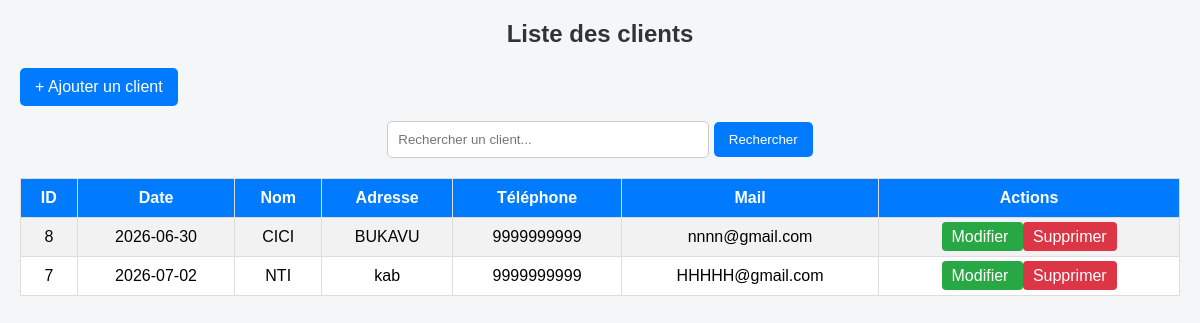
The app's page /client/liste.php with its own data.
### tables this page shows
CREATE TABLE IF NOT EXISTS `client` (
  `id_client` int(11) NOT NULL AUTO_INCREMENT,
  `date` date DEFAULT NULL,
  `nom` varchar(100) DEFAULT NULL,
  `adresse` varchar(150) DEFAULT NULL,
  `telephone` varchar(20) DEFAULT NULL,
  `mail` varchar(40) DEFAULT NULL,
  PRIMARY KEY (`id_client`)
);

### client/liste.php (the view, shortened to what this page needs)
<?php
$serveur = "localhost";
$utilisateur = "root";
$motdepasse = "";
$base = "cici";
$conn = mysqli_connect($serveur, $utilisateur, $motdepasse, $base);
mysqli_set_charset($conn, "utf8");
$recherche = "";
$sql = "SELECT * FROM client
        WHERE nom LIKE '%$recherche%'
        OR adresse LIKE '%$recherche%'
        OR telephone LIKE '%$recherche%'
        OR mail LIKE '%$recherche%'
        ORDER BY id_client DESC";
$resultat = mysqli_query($conn, $sql);
?>
<!DOCTYPE html>
<html lang="fr">
<head>
</head>
<body>
<h2>Liste des clients</h2>
<a href="index.php" class="btn-ajouter">
    + Ajouter un client
</a>
<div class="recherche">
<form method="GET" action="liste.php">
<input
    type="text"
    name="recherche"
    placeholder="Rechercher un client..."
    value="<?php echo htmlspecialchars($recherche); ?>"
>
<button type="submit">Rechercher</button>
</form>
</div>
<table>
<tr>
    <th>ID</th>
    <th>Date</th>
    <th>Nom</th>
    <th>Adresse</th>
    <th>Téléphone</th>
    <th>Mail</th>
    <th>Actions</th>
</tr>
<?php
if (mysqli_num_rows($resultat) > 0) {
    while ($client = mysqli_fetch_assoc($resultat)) {
?>
<tr>
    <td>
        <?php echo $client['id_client']; ?>
    </td>
    <td>
        <?php echo htmlspecialchars($client['date']); ?>
    </td>
    <td>
        <?php echo htmlspecialchars($client['nom']); ?>
    </td>
    <td>
        <?php echo htmlspecialchars($client['adresse']); ?>
    </td>
    <td>
        <?php echo htmlspecialchars($client['telephone']); ?>
    </td>
    <td>
        <?php echo htmlspecialchars($client['mail']); ?>
    </td>
    <td>
        <a
            href="modifier.php?id=<?php echo $client['id_client']; ?>"
            class="btn-modifier"
        >
            Modifier
        </a>
        <a
            href="supprimer.php?id=<?php echo $client['id_client']; ?>"
            class="btn-supprimer"
            onclick="return confirm('Voulez-vous vraiment supprimer ce client ?');"
        >
            Supprimer
        </a>
    </td>
</tr>
<?php
    }
}
?>
</table>
</body>
</html>

### client/liste.php (style rules this page uses)
body { font-family: Arial, sans-serif; background: #f4f6f8; margin: 20px; }
h2 { text-align: center; color: #333; }
.recherche { text-align: center; margin-bottom: 20px; }
.recherche input { padding: 10px; width: 300px; border: 1px solid #ccc; border-radius: 5px; }
.recherche button { padding: 10px 15px; border: none; background: #007bff; color: white; border-radius: 5px; cursor: pointer; }
table { width: 100%; border-collapse: collapse; background: white; }
th, td { border: 1px solid #ddd; padding: 10px; text-align: center; }
th { background: #007bff; color: white; }
tr:nth-child(even) { background: #f2f2f2; }
.btn-modifier { background: #28a745; color: white; padding: 6px 10px; text-decoration: none; border-radius: 4px; }
.btn-supprimer { background: #dc3545; color: white; padding: 6px 10px; text-decoration: none; border-radius: 4px; }
.btn-ajouter { display: inline-block; margin-bottom: 15px; padding: 10px 15px; background: #007bff; color: white; text-decoration: none; border-radius: 5px; }

### records on screen
client: id_client "8", date "2026-06-30", nom "CICI", adresse "BUKAVU", telephone "9999999999", mail "nnnn@gmail.com"
client: id_client "7", date "2026-07-02", nom "NTI", adresse "kab", telephone "9999999999", mail "HHHHH@gmail.com"
